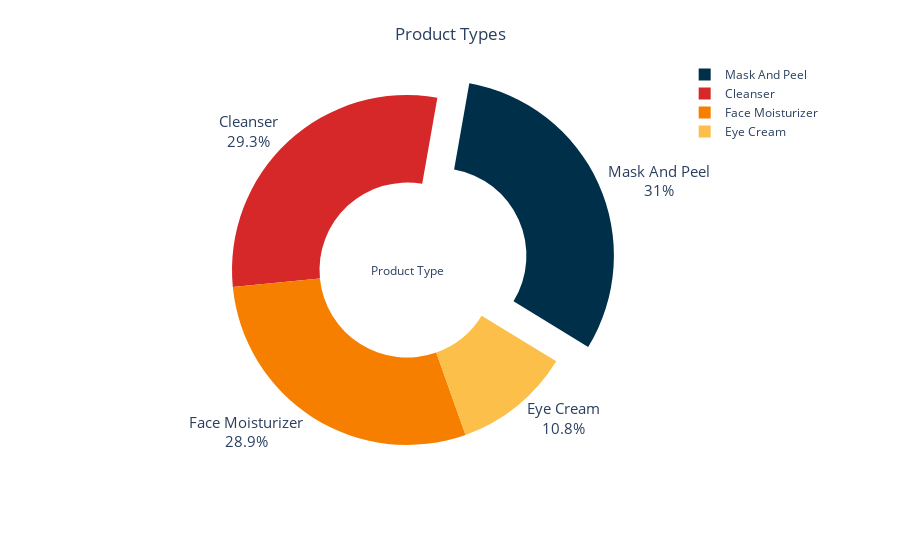

The cell this chart's notebook holds for it:
### Code cell
fig = px.pie(pd_type, values = 'Count', color = pd_type.index, names = pd_type.index,
             color_discrete_sequence = ['#003049','#D62828', '#F77F00', '#FCBF49', '#E9D8A6'], hole = 0.5)
fig.update_traces(textposition = 'outside', textfont = dict(color = 'dark blue', size = 15), textinfo = 'label+percent', pull = [0.2,0,0,0], rotation = 10)
fig.add_annotation (text = 'Product Type', showarrow = False, font = dict(size = 12, color='dark blue'))
fig.update_layout(title={'text':'Product Types', 'y':0.95, 'x':0.5, 'xanchor': 'center', 'yanchor': 'top'})
fig.show()

### Figure 1 — Plotly figure (JSON) as saved in the notebook; plotly's stock layout.template omitted (floating-point values rounded to 4 significant figures)
{"data": [{"customdata": [["Mask And Peel"], ["Cleanser"], ["Face Moisturizer"], ["Eye Cream"]], "domain": {"x": [0, 1], "y": [0, 1]}, "hole": 0.5, "hovertemplate": "product_type=%{customdata[0]}<br>Count=%{value}<extra></extra>", "labels": ["Mask And Peel", "Cleanser", "Face Moisturizer", "Eye Cream"], "legendgroup": "", "marker": {"colors": ["#003049", "#D62828", "#F77F00", "#FCBF49"]}, "name": "", "pull": [0.2, 0, 0, 0], "rotation": 10, "showlegend": true, "textfont": {"color": "dark blue", "size": 15}, "textinfo": "label+percent", "textposition": "outside", "type": "pie", "values": [283, 268, 264, 99]}], "layout": {"annotations": [{"font": {"color": "dark blue", "size": 12}, "showarrow": false, "text": "Product Type"}], "legend": {"tracegroupgap": 0}, "margin": {"t": 60}, "piecolorway": ["#003049", "#D62828", "#F77F00", "#FCBF49", "#E9D8A6"], "title": {"text": "Product Types", "x": 0.5, "xanchor": "center", "y": 0.95, "yanchor": "top"}}}
